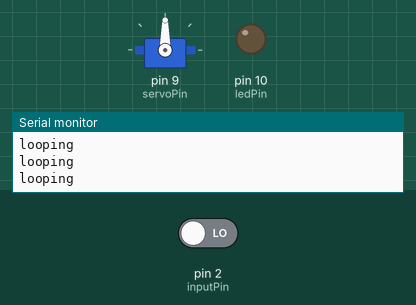
This sketch was run on a simulated Arduino Uno, built with avr-gcc and run on an emulated ATmega328P. On the bench: servo, output pins drawn as LEDs (lit = HIGH), the last lines printed to the serial monitor. The test bench sets the inputs (shaded band); at power-on: pin 2 (inputPin) LOW.

Above: at 1.8 s.
1.9 s: pin 2 (inputPin) driven HIGH
At 2.16 s:
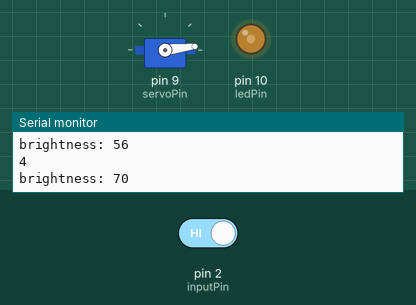
At 4.0 s:
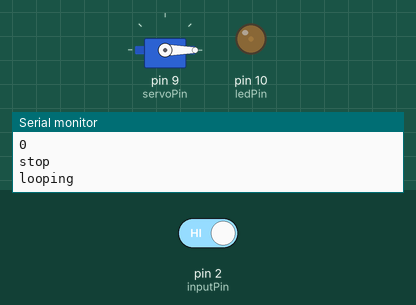
4.5 s: pin 2 (inputPin) driven LOW
Timing chart, 0 to 7.5 s (numbered marks = the images above; inputs shaded):
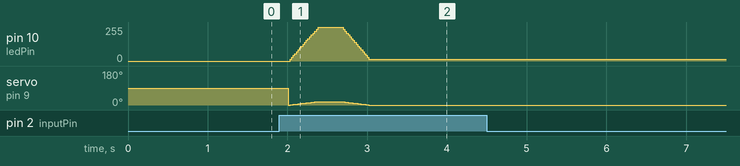

Measured:
- after the input at 1.9 s, pin 10 (ledPin): rises from 0/255 to 255/255 in 0.63 s, then falls to 14/255 in 0.36 s

The sketch:

Werewolf.ino
```cpp
#include "Arduino.h"
/*
 *
 * If using larger server 20 kg cm, DC adapter must be 6-7.4 V with 1A min
 */

#include <Servo.h>

Servo myservo;  // create servo object to control a servo
// twelve servo objects can be created on most boards

int servoPin = 9;

// PIR senosr
int ledPin = 10;                // choose the pin for the LED
int brightness = 0;    // how bright the LED is
int fadeAmount = 5;    // how many points to fade the LED by

int inputPin = 2;               // choose the input pin (for PIR sensor)
int pirState = LOW;             // we start, assuming no motion detected
int val = 0;

void setup() {
	Serial.begin(9600);
	pinMode(ledPin, OUTPUT);      // declare LED as output
	pinMode(inputPin, INPUT);     // declare sensor as input
	myservo.attach(servoPin); // attaches the servo on pin 9 to the servo object
}

void chomp() {
	Serial.println("chomp!");
	sweep(0, 18, 1, 20, 250);
}

void sweepLimit() {
	sweep(0, 180, 1, 30, 1000);
}

// 30 ms for delay
void sweep(int start, int stop, int step, int delayTime, int pauseInterval) {

	int totalMovements = abs(stop - start) / step;
	fadeAmount = 255 / totalMovements;
	Serial.print("fadeAmount: ");
	Serial.println(fadeAmount);

	Serial.println("start");
	for (int i = start; i <= stop; i += step) {

		// set the brightness
		analogWrite(ledPin, brightness);
		Serial.print("brightness: ");
		Serial.println(brightness);

		// change the brightness for next time through the loop:
		brightness = brightness + fadeAmount;

		// reverse the direction of the fading at the ends of the fade:
		if (brightness <= 0 || brightness >= 255) {
			fadeAmount = -fadeAmount;
		}
		myservo.write(i);
		Serial.println(i);
		delay(delayTime);
	}
	delay(pauseInterval);
	for (int i = stop; i >= start; i -= step) {

		// set the brightness of pin 9:
		analogWrite(ledPin, brightness);

		brightness = brightness + fadeAmount;

		// reverse the direction of the fading at the ends of the fade:
		if (brightness <= 0 || brightness >= 255) {
			fadeAmount = -fadeAmount;
		}

		myservo.write(i);
		Serial.println(i);
		delay(delayTime);
	}
	Serial.println("stop");
}
// 30 ms for delay
void sweepOpen(int start, int stop, int step, int delayTime) {
//TODO
}

void sweepClose(int start, int stop, int step, int delayTime,
		int pauseInterval) {
// TODO
}

void fade(int delayTime) {

	boolean running = true;
	int cyleNumber = 0;
	do {
		// set the brightness of pin 9:
		analogWrite(ledPin, brightness);

		// change the brightness for next time through the loop:
		brightness = brightness + fadeAmount;

		// reverse the direction of the fading at the ends of the fade:
		if (brightness <= 0 || brightness >= 255) {
			++cyleNumber;
			fadeAmount = -fadeAmount;
		}
		// wait for  milliseconds to see the dimming effect
		delay(delayTime);
		if (cyleNumber == 2) {
			running = false;
		}
	} while (running);
}


void loop() {
	Serial.println("looping");

	val = digitalRead(inputPin);  // read input value

	if (val == HIGH) {            // check if the input is HIGH

		if (pirState == LOW) {

			// we have just turned on
			Serial.println("Motion detected!");

			chomp();
			// We only want to print on the output change, not state
			pirState = HIGH;

		}
	} else {
		//
		if (pirState == HIGH) {
			// we have just turned of
			Serial.println("Motion ended!");
			// We only want to print on the output change, not state
			pirState = LOW;
		}
	}
	delay(500);
}
```
